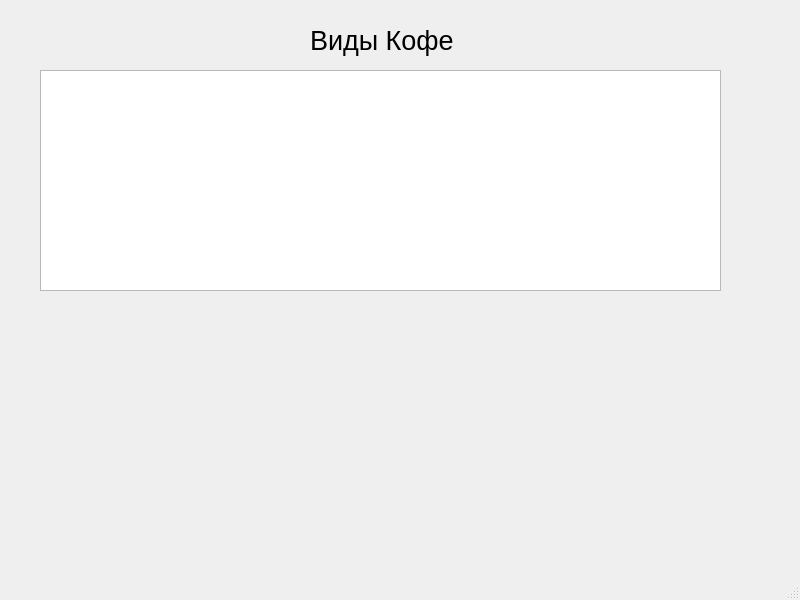
<?xml version="1.0" encoding="UTF-8"?>
<ui version="4.0">
 <class>MainWindow</class>
 <widget class="QMainWindow" name="MainWindow">
  <property name="geometry">
   <rect>
    <x>0</x>
    <y>0</y>
    <width>800</width>
    <height>600</height>
   </rect>
  </property>
  <property name="windowTitle">
   <string>MainWindow</string>
  </property>
  <widget class="QWidget" name="centralwidget">
   <widget class="QTableWidget" name="tableWidget">
    <property name="geometry">
     <rect>
      <x>40</x>
      <y>70</y>
      <width>681</width>
      <height>221</height>
     </rect>
    </property>
   </widget>
   <widget class="QLabel" name="label">
    <property name="geometry">
     <rect>
      <x>310</x>
      <y>20</y>
      <width>151</width>
      <height>41</height>
     </rect>
    </property>
    <property name="font">
     <font>
      <pointsize>20</pointsize>
     </font>
    </property>
    <property name="text">
     <string>Виды Кофе</string>
    </property>
   </widget>
  </widget>
  <widget class="QMenuBar" name="menubar">
   <property name="geometry">
    <rect>
     <x>0</x>
     <y>0</y>
     <width>800</width>
     <height>21</height>
    </rect>
   </property>
  </widget>
  <widget class="QStatusBar" name="statusbar"/>
 </widget>
 <resources/>
 <connections/>
</ui>
